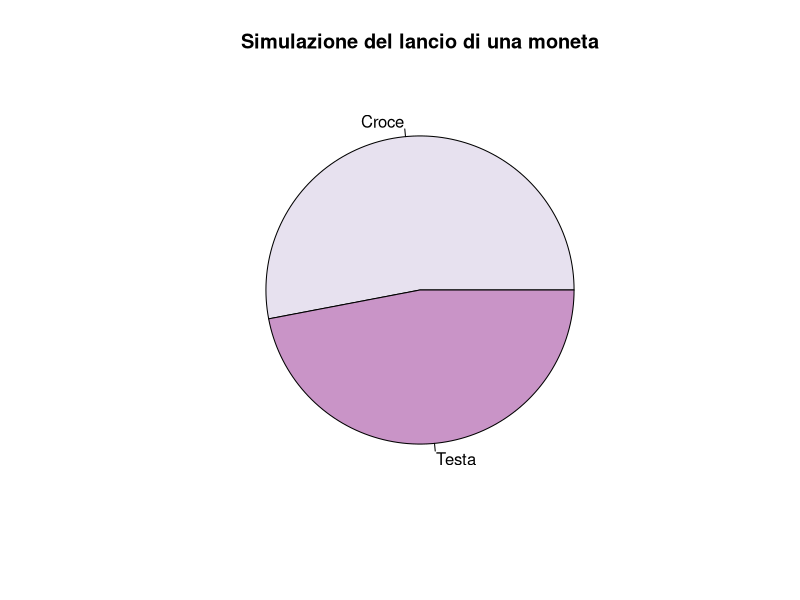

The R source for this figure:
# Numero di lanci
num_lanci <- 100

# Vettore per salvare i risultati
ris <- character(num_lanci)

# Simulazione lancio moneta
for (i in 1:num_lanci)
{
  # Genera un numero casuale tra 0 e 1
  num_random <- runif(1)
  
  # Assegna 'Testa' o 'Coda in base al numero generato
  if (num_random < 0.5)
    ris[i] <- 'Testa'
  else
    ris[i] <- 'Croce'
}

# Calcola le frequenze di ogni esito
freq <- table(ris)

# Categorie per il diagramma a torta
cat <- names(freq)

# Plot del diagramma a torta
library(RColorBrewer)
pal <- brewer.pal(3, "PuRd") 
pie(freq, labels = cat, main = "Simulazione del lancio di una moneta", col = pal)
